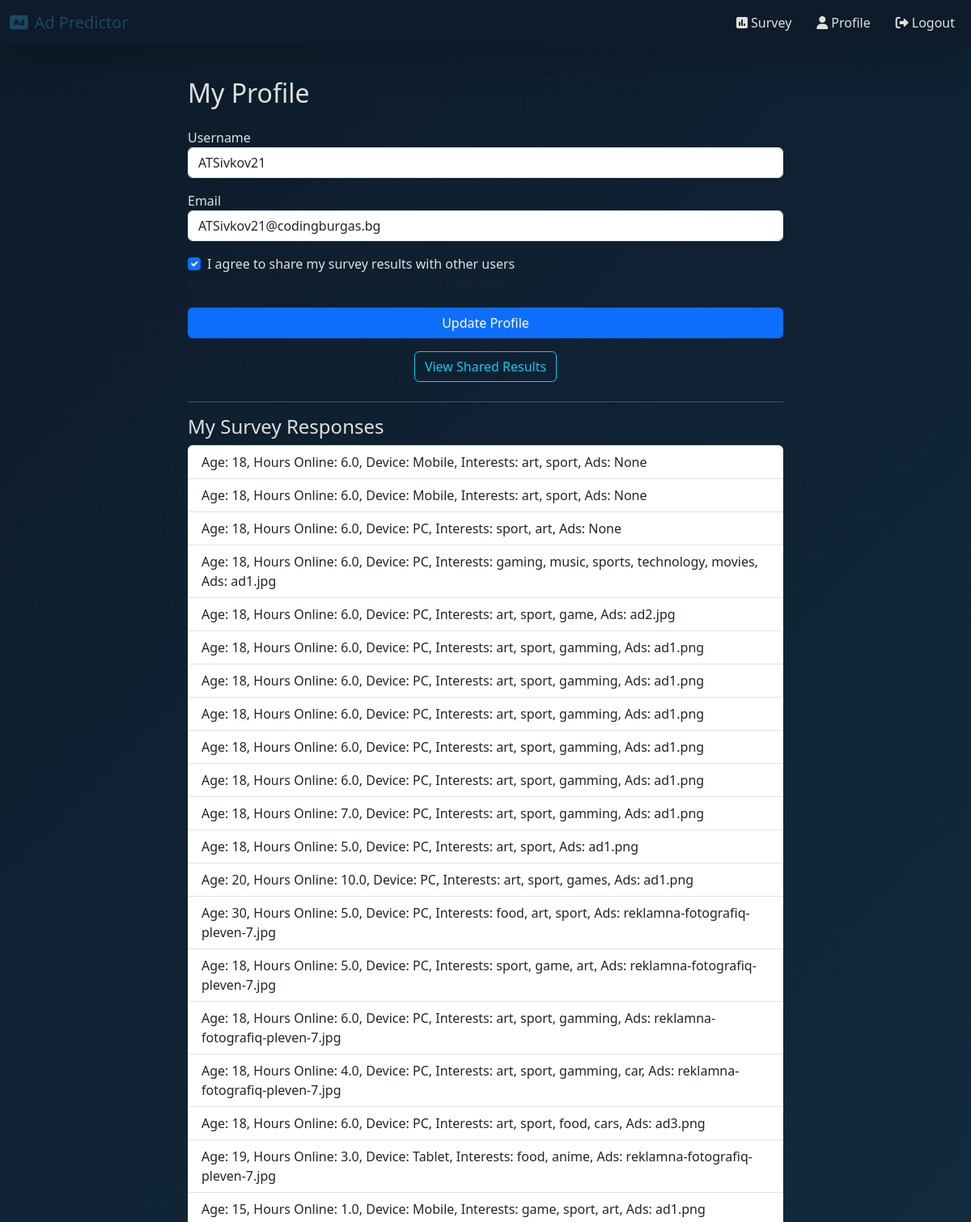
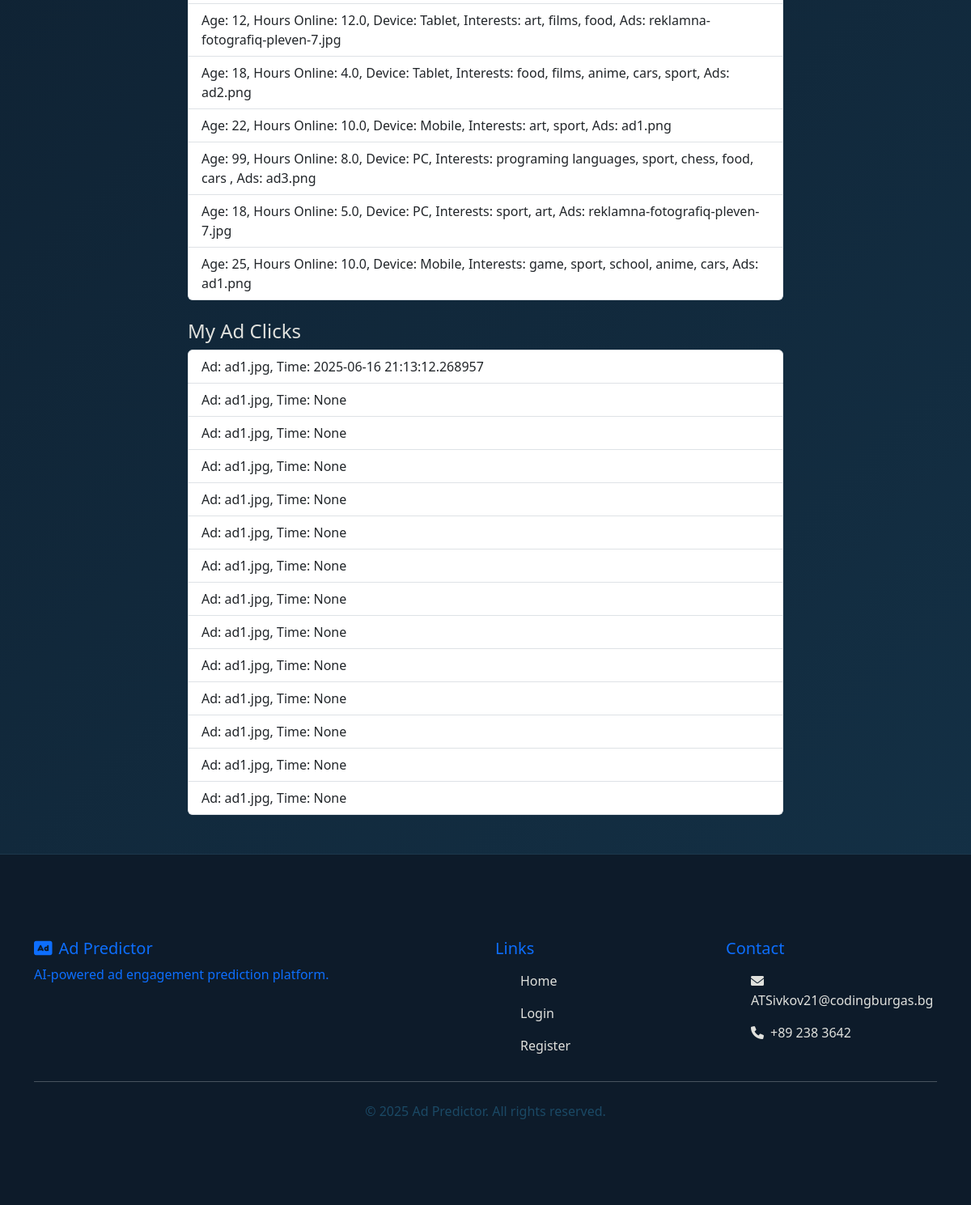
The app's page /profile (signed in) with its own data (2 pictures, top to bottom).
### app/models.py (models this page shows, shortened)
class User(UserMixin, db.Model):
    id = db.Column(db.Integer, primary_key=True)  # Уникален ID на потребителя
    username = db.Column(db.String(64), unique=True, nullable=False)  # Потребителско име, задължително и уникално
    email = db.Column(db.String(120), unique=True, nullable=False)  # Имейл, задължителен и уникален
    password_hash = db.Column(db.String(128))  # Хеширана парола
    email_confirmed = db.Column(db.Boolean, default=False)  # Дали имейлът е потвърден (по подразбиране False)
    share_results = db.Column(db.Boolean, default=False)  # Дали потребителят дава съгласие за споделяне на резултати
    role_id = db.Column(db.Integer, db.ForeignKey('role.id'))  # Външен ключ към ролята на потребителя
    survey_responses = db.relationship('SurveyResponse', backref='user', lazy=True)  # Всички отговори на анкети, свързани с този потребител
    ad_clicks = db.relationship('AdClick', backref='user', lazy=True)  # Всички кликвания на реклами от този потребител

class SurveyResponse(db.Model):
    id = db.Column(db.Integer, primary_key=True)  # Уникален ID на отговора
    age = db.Column(db.Integer)  # Възраст на потребителя
    daily_online_hours = db.Column(db.Float)  # Часове онлайн на ден
    device = db.Column(db.String(64))  # Използвано устройство (PC, Mobile и т.н.)
    interests = db.Column(db.String(256))  # Интереси (текст)
    selected_ads = db.Column(db.String(200), nullable=True)  # Избрани реклами (по избор)
    social_media_names = db.Column(db.String(256), nullable=True)  # Имена на социални мрежи (CSV)
    social_media_lengths = db.Column(db.String(256), nullable=True)  # Продължителност на използване на всяка мрежа (CSV)
    timestamp = db.Column(db.DateTime, default=datetime.utcnow)  # Време на попълване, по подразбиране текущо време
    user_id = db.Column(db.Integer, db.ForeignKey('user.id'))  # Външен ключ към потребителя, който е попълнил анкетата

class AdClick(db.Model):
    id = db.Column(db.Integer, primary_key=True)  # Уникален ID на кликването
    ad_name = db.Column(db.String(100), nullable=False)  # Име на рекламата, задължително поле
    clicked_at = db.Column(db.DateTime, server_default=db.func.now())  # Време на кликването, задава се автоматично
    user_id = db.Column(db.Integer, db.ForeignKey('user.id'))  # Външен ключ към потребителя, който е кликнал

### app/main/routes.py (the view, shortened to what this page needs)
@main_bp.route('/profile', methods=['GET', 'POST'])
@login_required
def profile():
    form = ProfileForm(obj=current_user)
    surveys = SurveyResponse.query.filter_by(user_id=current_user.id).all()
    ad_clicks = AdClick.query.filter_by(user_id=current_user.id).all()
    return render_template('main/profile.html', form=form, surveys=surveys, ad_clicks=ad_clicks)

### app/forms.py
class ProfileForm(FlaskForm):
    username = StringField('Username', validators=[DataRequired()])  # Поле за потребителско име
    email = StringField('Email', validators=[Email()])  # Поле за имейл
    share_results = BooleanField('I agree to share my survey results with other users')  # Чекбокс за съгласие за споделяне на резултати
    submit = SubmitField('Update Profile')  # Бутон за обновяване

### app/models.py (called while the page is built)
@login_manager.user_loader
def load_user(user_id):
    return User.query.get(int(user_id))  # Връща потребител с дадения ID от базата

### app/main/templates/main/profile.html (shortened to what this page needs)
{% extends 'layout.html' %}
{% block content %}
<div class="row justify-content-center fade-in-up">
  <div class="col-md-8">
    <h2 class="mb-4">My Profile</h2>
    <form method="POST">
      <div class="mb-3">{{ form.username.label }}{{ form.username(class="form-control") }}</div>
      <div class="mb-3">{{ form.email.label }}{{ form.email(class="form-control") }}</div>
      <div class="mb-3">
        <div class="form-check">
          {{ form.share_results(class="form-check-input") }}
          {{ form.share_results.label(class="form-check-label") }}
        </div>
        <small class="form-text text-muted">Allow other users to see your survey results and predictions</small>
      </div>
      <div class="mb-3">{{ form.submit(class="btn btn-primary w-100", value="Update Profile") }}</div>
    </form>
    <div class="text-center mb-4">
      <a href="{{ url_for('main.shared_results') }}" class="btn btn-outline-info">View Shared Results</a>
    </div>
    <hr>
    <h4>My Survey Responses</h4>
    {% if surveys %}
      <ul class="list-group mb-4">
        {% for s in surveys %}
          <li class="list-group-item">
            Age: {{ s.age }}, Hours Online: {{ s.daily_online_hours }}, Device: {{ s.device }}, Interests: {{ s.interests }}, Ads: {{ s.selected_ads }}
          </li>
        {% endfor %}
      </ul>
    {% else %}
      <p>No survey responses yet.</p>
    {% endif %}
    <h4>My Ad Clicks</h4>
    {% if ad_clicks %}
      <ul class="list-group">
        {% for c in ad_clicks %}
          <li class="list-group-item">Ad: {{ c.ad_name }}, Time: {{ c.clicked_at }}</li>
        {% endfor %}
      </ul>
    {% else %}
      <p>No ad clicks yet.</p>
    {% endif %}
  </div>
</div>
{% endblock %}

### static/css/style.css (style rules this page uses)
.deep-blue-bg { background: linear-gradient(135deg, #0d1b2a 0%, #1b4965 50%, #5fa8d3 100%); background-size: 400% 400%; animation: gradientFlow 15s ease infinite; font-family: 'Segoe UI', Tahoma, Geneva, Verdana, sans-serif; color: #e0e1dd; min-height: 100vh; position: relative; overflow-x: hidden; }
.form-control, .form-select { background-color: rgba(27, 42, 65, 0.7); border: 1px solid rgba(95, 168, 211, 0.3); color: #e0e1dd; backdrop-filter: blur(5px); -webkit-backdrop-filter: blur(5px); transition: all 0.3s ease; }

### records on screen
User: username "ATSivkov21", email "ATSivkov21@codingburgas.bg", share_results "☑"
SurveyResponse: age "18", daily_online_hours "6.0", device "Mobile", interests "art, sport", selected_ads "None"
SurveyResponse: age "18", daily_online_hours "6.0", device "Mobile", interests "art, sport", selected_ads "None"
SurveyResponse: age "18", daily_online_hours "6.0", device "PC", interests "sport, art", selected_ads "None"
SurveyResponse: age "18", daily_online_hours "6.0", device "PC", interests "gaming, music, sports, technology, movies", selected_ads "ad1.jpg"
SurveyResponse: age "18", daily_online_hours "6.0", device "PC", interests "art, sport, game", selected_ads "ad2.jpg"
SurveyResponse: age "18", daily_online_hours "6.0", device "PC", interests "art, sport, gamming", selected_ads "ad1.png"
SurveyResponse: age "18", daily_online_hours "6.0", device "PC", interests "art, sport, gamming", selected_ads "ad1.png"
SurveyResponse: age "18", daily_online_hours "6.0", device "PC", interests "art, sport, gamming", selected_ads "ad1.png"
SurveyResponse: age "18", daily_online_hours "6.0", device "PC", interests "art, sport, gamming", selected_ads "ad1.png"
SurveyResponse: age "18", daily_online_hours "6.0", device "PC", interests "art, sport, gamming", selected_ads "ad1.png"
SurveyResponse: age "18", daily_online_hours "7.0", device "PC", interests "art, sport, gamming", selected_ads "ad1.png"
SurveyResponse: age "18", daily_online_hours "5.0", device "PC", interests "art, sport", selected_ads "ad1.png"
SurveyResponse: age "20", daily_online_hours "10.0", device "PC", interests "art, sport, games", selected_ads "ad1.png"
SurveyResponse: age "30", daily_online_hours "5.0", device "PC", interests "food, art, sport", selected_ads "reklamna-fotografiq-pleven-7.jpg"
SurveyResponse: age "18", daily_online_hours "5.0", device "PC", interests "sport, game, art", selected_ads "reklamna-fotografiq-pleven-7.jpg"
SurveyResponse: age "18", daily_online_hours "6.0", device "PC", interests "art, sport, gamming", selected_ads "reklamna-fotografiq-pleven-7.jpg"
SurveyResponse: age "18", daily_online_hours "4.0", device "PC", interests "art, sport, gamming, car", selected_ads "reklamna-fotografiq-pleven-7.jpg"
SurveyResponse: age "18", daily_online_hours "6.0", device "PC", interests "art, sport, food, cars", selected_ads "ad3.png"
SurveyResponse: age "19", daily_online_hours "3.0", device "Tablet", interests "food, anime", selected_ads "reklamna-fotografiq-pleven-7.jpg"
SurveyResponse: age "15", daily_online_hours "1.0", device "Mobile", interests "game, sport, art", selected_ads "ad1.png"
SurveyResponse: age "12", daily_online_hours "12.0", device "Tablet", interests "art, films, food", selected_ads "reklamna-fotografiq-pleven-7.jpg"
SurveyResponse: age "18", daily_online_hours "4.0", device "Tablet", interests "food, films, anime, cars, sport", selected_ads "ad2.png"
SurveyResponse: age "22", daily_online_hours "10.0", device "Mobile", interests "art, sport", selected_ads "ad1.png"
SurveyResponse: age "99", daily_online_hours "8.0", device "PC", interests "programing languages, sport, chess, food, cars", selected_ads "ad3.png"
SurveyResponse: age "18", daily_online_hours "5.0", device "PC", interests "sport, art", selected_ads "reklamna-fotografiq-pleven-7.jpg"
SurveyResponse: age "25", daily_online_hours "10.0", device "Mobile", interests "game, sport, school, anime, cars", selected_ads "ad1.png"
AdClick: ad_name "ad1.jpg", clicked_at "2025-06-16 21:13:12.268957"
AdClick: ad_name "ad1.jpg", clicked_at "None"
AdClick: ad_name "ad1.jpg", clicked_at "None"
AdClick: ad_name "ad1.jpg", clicked_at "None"
AdClick: ad_name "ad1.jpg", clicked_at "None"
AdClick: ad_name "ad1.jpg", clicked_at "None"
AdClick: ad_name "ad1.jpg", clicked_at "None"
AdClick: ad_name "ad1.jpg", clicked_at "None"
AdClick: ad_name "ad1.jpg", clicked_at "None"
AdClick: ad_name "ad1.jpg", clicked_at "None"
AdClick: ad_name "ad1.jpg", clicked_at "None"
AdClick: ad_name "ad1.jpg", clicked_at "None"
AdClick: ad_name "ad1.jpg", clicked_at "None"
AdClick: ad_name "ad1.jpg", clicked_at "None"
